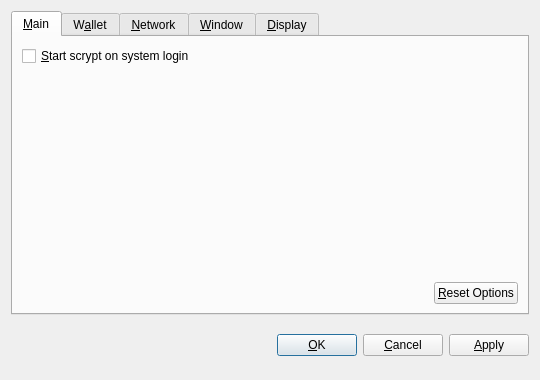
<?xml version="1.0" encoding="UTF-8"?>
<ui version="4.0">
 <class>OptionsDialog</class>
 <widget class="QDialog" name="OptionsDialog">
  <property name="geometry">
   <rect>
    <x>0</x>
    <y>0</y>
    <width>540</width>
    <height>380</height>
   </rect>
  </property>
  <property name="windowTitle">
   <string>Options</string>
  </property>
  <property name="modal">
   <bool>true</bool>
  </property>
  <layout class="QVBoxLayout" name="verticalLayout">
   <item>
    <widget class="QTabWidget" name="tabWidget">
     <property name="tabPosition">
      <enum>QTabWidget::North</enum>
     </property>
     <property name="currentIndex">
      <number>0</number>
     </property>
     <widget class="QWidget" name="tabMain">
      <attribute name="title">
       <string>&amp;Main</string>
      </attribute>
      <layout class="QVBoxLayout" name="verticalLayout_Main">
       <item>
        <widget class="QCheckBox" name="bitcoinAtStartup">
         <property name="toolTip">
          <string>Automatically start scrypt after logging in to the system.</string>
         </property>
         <property name="text">
          <string>&amp;Start scrypt on system login</string>
         </property>
        </widget>
       </item>
       <item>
        <spacer name="verticalSpacer_Main">
         <property name="orientation">
          <enum>Qt::Vertical</enum>
         </property>
         <property name="sizeHint" stdset="0">
          <size>
           <width>20</width>
           <height>40</height>
          </size>
         </property>
        </spacer>
       </item>
       <item>
        <layout class="QHBoxLayout" name="horizontalLayout_2_Main">
         <item>
          <spacer name="horizontalSpacer_2_Main">
           <property name="orientation">
            <enum>Qt::Horizontal</enum>
           </property>
           <property name="sizeHint" stdset="0">
            <size>
             <width>40</width>
             <height>20</height>
            </size>
           </property>
          </spacer>
         </item>
         <item>
          <widget class="QPushButton" name="resetButton">
           <property name="toolTip">
            <string>Reset all client options to default.</string>
           </property>
           <property name="text">
            <string>&amp;Reset Options</string>
           </property>
           <property name="autoDefault">
            <bool>false</bool>
           </property>
          </widget>
         </item>
        </layout>
       </item>
      </layout>
     </widget>
     <widget class="QWidget" name="tabWallet">
      <attribute name="title">
       <string>W&amp;allet</string>
      </attribute>
      <layout class="QVBoxLayout" name="verticalLayout_Network">
       <item>
        <widget class="QLabel" name="transactionFeeInfoLabel">
         <property name="text">
          <string>Optional transaction fee per kB that helps make sure your transactions are processed quickly. Most transactions are 1 kB.</string>
         </property>
         <property name="textFormat">
          <enum>Qt::PlainText</enum>
         </property>
         <property name="wordWrap">
          <bool>true</bool>
         </property>
        </widget>
       </item>
       <item>
        <layout class="QHBoxLayout" name="horizontalLayout_1_Main">
         <item>
          <widget class="QLabel" name="transactionFeeLabel">
           <property name="text">
            <string>Pay transaction &amp;fee</string>
           </property>
           <property name="textFormat">
            <enum>Qt::PlainText</enum>
           </property>
           <property name="buddy">
            <cstring>transactionFee</cstring>
           </property>
          </widget>
         </item>
         <item>
          <widget class="BitcoinAmountField" name="transactionFee"/>
         </item>
         <item>
          <spacer name="horizontalSpacer_1_Main">
           <property name="orientation">
            <enum>Qt::Horizontal</enum>
           </property>
           <property name="sizeHint" stdset="0">
            <size>
             <width>40</width>
             <height>20</height>
            </size>
           </property>
          </spacer>
         </item>
        </layout>
       </item>
       <item>
        <widget class="QLabel" name="label">
         <property name="text">
          <string>If you disable the spending of unconfirmed change, the change from a transaction cannot be used until that transaction has at least one confirmation. This also affects how your balance is computed.</string>
         </property>
         <property name="wordWrap">
          <bool>true</bool>
         </property>
        </widget>
       </item>
       <item>
        <widget class="QCheckBox" name="spendZeroConfChange">
         <property name="text">
          <string>Spend unconfirmed change  (experts only)</string>
         </property>
        </widget>
       </item>
       <item>
        <spacer name="verticalSpacer">
         <property name="orientation">
          <enum>Qt::Vertical</enum>
         </property>
         <property name="sizeHint" stdset="0">
          <size>
           <width>20</width>
           <height>40</height>
          </size>
         </property>
        </spacer>
       </item>
      </layout>
     </widget>
     <widget class="QWidget" name="tabNetwork">
      <attribute name="title">
       <string>&amp;Network</string>
      </attribute>
      <layout class="QVBoxLayout" name="verticalLayout_Network">
       <item>
        <widget class="QCheckBox" name="mapPortUpnp">
         <property name="toolTip">
          <string>Automatically open the scrypt client port on the router. This only works when your router supports UPnP and it is enabled.</string>
         </property>
         <property name="text">
          <string>Map port using &amp;UPnP</string>
         </property>
        </widget>
       </item>
       <item>
        <widget class="QCheckBox" name="connectSocks">
         <property name="toolTip">
          <string>Connect to the scrypt network through a SOCKS proxy (e.g. when connecting through Tor).</string>
         </property>
         <property name="text">
          <string>&amp;Connect through SOCKS proxy:</string>
         </property>
        </widget>
       </item>
       <item>
        <layout class="QHBoxLayout" name="horizontalLayout_Network">
         <item>
          <widget class="QLabel" name="proxyIpLabel">
           <property name="text">
            <string>Proxy &amp;IP:</string>
           </property>
           <property name="textFormat">
            <enum>Qt::PlainText</enum>
           </property>
           <property name="buddy">
            <cstring>proxyIp</cstring>
           </property>
          </widget>
         </item>
         <item>
          <widget class="QValidatedLineEdit" name="proxyIp">
           <property name="maximumSize">
            <size>
             <width>140</width>
             <height>16777215</height>
            </size>
           </property>
           <property name="toolTip">
            <string>IP address of the proxy (e.g. 127.0.0.1)</string>
           </property>
          </widget>
         </item>
         <item>
          <widget class="QLabel" name="proxyPortLabel">
           <property name="text">
            <string>&amp;Port:</string>
           </property>
           <property name="textFormat">
            <enum>Qt::PlainText</enum>
           </property>
           <property name="buddy">
            <cstring>proxyPort</cstring>
           </property>
          </widget>
         </item>
         <item>
          <widget class="QLineEdit" name="proxyPort">
           <property name="maximumSize">
            <size>
             <width>55</width>
             <height>16777215</height>
            </size>
           </property>
           <property name="toolTip">
            <string>Port of the proxy (e.g. 9050)</string>
           </property>
          </widget>
         </item>
         <item>
          <widget class="QLabel" name="socksVersionLabel">
           <property name="text">
            <string>SOCKS &amp;Version:</string>
           </property>
           <property name="textFormat">
            <enum>Qt::PlainText</enum>
           </property>
           <property name="buddy">
            <cstring>socksVersion</cstring>
           </property>
          </widget>
         </item>
         <item>
          <widget class="QValueComboBox" name="socksVersion">
           <property name="toolTip">
            <string>SOCKS version of the proxy (e.g. 5)</string>
           </property>
          </widget>
         </item>
         <item>
          <spacer name="horizontalSpacer_Network">
           <property name="orientation">
            <enum>Qt::Horizontal</enum>
           </property>
           <property name="sizeHint" stdset="0">
            <size>
             <width>40</width>
             <height>20</height>
            </size>
           </property>
          </spacer>
         </item>
        </layout>
       </item>
       <item>
        <spacer name="verticalSpacer_Network">
         <property name="orientation">
          <enum>Qt::Vertical</enum>
         </property>
         <property name="sizeHint" stdset="0">
          <size>
           <width>20</width>
           <height>40</height>
          </size>
         </property>
        </spacer>
       </item>
      </layout>
     </widget>
     <widget class="QWidget" name="tabWindow">
      <attribute name="title">
       <string>&amp;Window</string>
      </attribute>
      <layout class="QVBoxLayout" name="verticalLayout_Window">
       <item>
        <widget class="QCheckBox" name="minimizeToTray">
         <property name="toolTip">
          <string>Show only a tray icon after minimizing the window.</string>
         </property>
         <property name="text">
          <string>&amp;Minimize to the tray instead of the taskbar</string>
         </property>
        </widget>
       </item>
       <item>
        <widget class="QCheckBox" name="minimizeOnClose">
         <property name="toolTip">
          <string>Minimize instead of exit the application when the window is closed. When this option is enabled, the application will be closed only after selecting Quit in the menu.</string>
         </property>
         <property name="text">
          <string>M&amp;inimize on close</string>
         </property>
        </widget>
       </item>
       <item>
        <spacer name="verticalSpacer_Window">
         <property name="orientation">
          <enum>Qt::Vertical</enum>
         </property>
         <property name="sizeHint" stdset="0">
          <size>
           <width>20</width>
           <height>40</height>
          </size>
         </property>
        </spacer>
       </item>
      </layout>
     </widget>
     <widget class="QWidget" name="tabDisplay">
      <attribute name="title">
       <string>&amp;Display</string>
      </attribute>
      <layout class="QVBoxLayout" name="verticalLayout_Display">
       <item>
        <layout class="QHBoxLayout" name="horizontalLayout_1_Display">
         <item>
          <widget class="QLabel" name="langLabel">
           <property name="text">
            <string>User Interface &amp;language:</string>
           </property>
           <property name="textFormat">
            <enum>Qt::PlainText</enum>
           </property>
           <property name="buddy">
            <cstring>lang</cstring>
           </property>
          </widget>
         </item>
         <item>
          <widget class="QValueComboBox" name="lang">
           <property name="toolTip">
            <string>The user interface language can be set here. This setting will take effect after restarting scrypt.</string>
           </property>
          </widget>
         </item>
        </layout>
       </item>
       <item>
        <layout class="QHBoxLayout" name="horizontalLayout_2_Display">
         <item>
          <widget class="QLabel" name="unitLabel">
           <property name="text">
            <string>&amp;Unit to show amounts in:</string>
           </property>
           <property name="textFormat">
            <enum>Qt::PlainText</enum>
           </property>
           <property name="buddy">
            <cstring>unit</cstring>
           </property>
          </widget>
         </item>
         <item>
          <widget class="QValueComboBox" name="unit">
           <property name="toolTip">
            <string>Choose the default subdivision unit to show in the interface and when sending coins.</string>
           </property>
          </widget>
         </item>
        </layout>
       </item>
       <item>
        <widget class="QCheckBox" name="displayAddresses">
         <property name="toolTip">
          <string>Whether to show scrypt addresses in the transaction list or not.</string>
         </property>
         <property name="text">
          <string>&amp;Display addresses in transaction list</string>
         </property>
        </widget>
       </item>
       <item>
        <widget class="QCheckBox" name="coinControlFeatures">
         <property name="toolTip">
          <string>Whether to show coin control features or not.</string>
         </property>
         <property name="text">
          <string>Display coin &amp;control features (experts only!)</string>
         </property>
        </widget>
       </item>
       <item>
        <spacer name="verticalSpacer_Display">
         <property name="orientation">
          <enum>Qt::Vertical</enum>
         </property>
         <property name="sizeHint" stdset="0">
          <size>
           <width>20</width>
           <height>40</height>
          </size>
         </property>
        </spacer>
       </item>
      </layout>
     </widget>
    </widget>
   </item>
   <item>
    <layout class="QHBoxLayout" name="horizontalLayout_Buttons">
     <item>
      <spacer name="horizontalSpacer_1">
       <property name="orientation">
        <enum>Qt::Horizontal</enum>
       </property>
       <property name="sizeHint" stdset="0">
        <size>
         <width>40</width>
         <height>48</height>
        </size>
       </property>
      </spacer>
     </item>
     <item>
      <widget class="QLabel" name="statusLabel">
       <property name="font">
        <font>
         <weight>75</weight>
         <bold>true</bold>
        </font>
       </property>
       <property name="text">
        <string/>
       </property>
       <property name="textFormat">
        <enum>Qt::PlainText</enum>
       </property>
       <property name="wordWrap">
        <bool>true</bool>
       </property>
      </widget>
     </item>
     <item>
      <spacer name="horizontalSpacer_2">
       <property name="orientation">
        <enum>Qt::Horizontal</enum>
       </property>
       <property name="sizeHint" stdset="0">
        <size>
         <width>40</width>
         <height>48</height>
        </size>
       </property>
      </spacer>
     </item>
     <item>
      <widget class="QPushButton" name="okButton">
       <property name="text">
        <string>&amp;OK</string>
       </property>
      </widget>
     </item>
     <item>
      <widget class="QPushButton" name="cancelButton">
       <property name="text">
        <string>&amp;Cancel</string>
       </property>
       <property name="autoDefault">
        <bool>false</bool>
       </property>
      </widget>
     </item>
     <item>
      <widget class="QPushButton" name="applyButton">
       <property name="text">
        <string>&amp;Apply</string>
       </property>
       <property name="autoDefault">
        <bool>false</bool>
       </property>
      </widget>
     </item>
    </layout>
   </item>
  </layout>
 </widget>
 <customwidgets>
  <customwidget>
   <class>BitcoinAmountField</class>
   <extends>QSpinBox</extends>
   <header>bitcoinamountfield.h</header>
  </customwidget>
  <customwidget>
   <class>QValueComboBox</class>
   <extends>QComboBox</extends>
   <header>qvaluecombobox.h</header>
  </customwidget>
  <customwidget>
   <class>QValidatedLineEdit</class>
   <extends>QLineEdit</extends>
   <header>qvalidatedlineedit.h</header>
  </customwidget>
 </customwidgets>
 <resources/>
 <connections/>
</ui>
